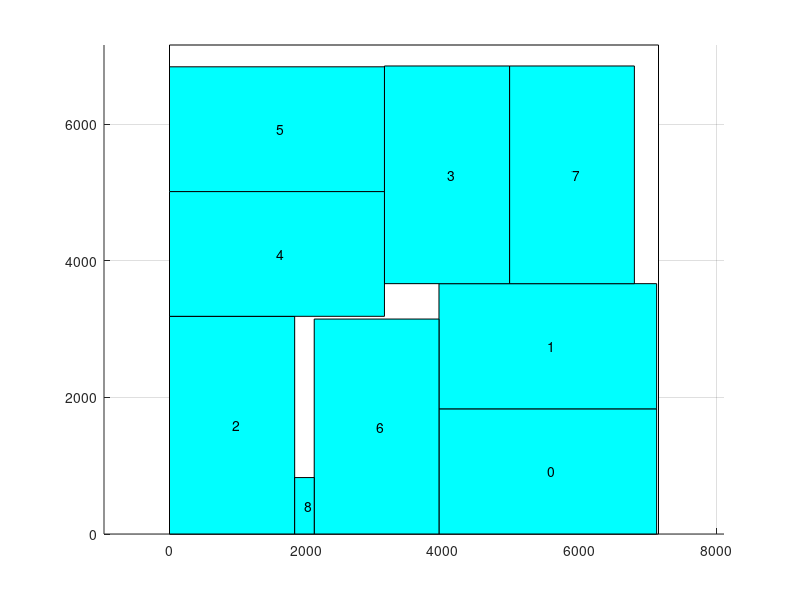

Source code (MATLAB):
axis equal;
hold on;
grid on;
cap_x=[ 0 0 7157 7157 0 ];
cap_y=[ 0 7157 7157 0 0 ];
fill(cap_x,cap_y,'w');
block_x=[ 3944 7130 7130 3944 3944 ];
block_y=[ 0 0 1832 1832 0 ];
fill(block_x,block_y,'c');
text(5537,916,'0');
block_x=[ 3944 7130 7130 3944 3944 ];
block_y=[ 1832 1832 3664 3664 1832 ];
fill(block_x,block_y,'c');
text(5537,2748,'1');
block_x=[ 0 1832 1832 0 0 ];
block_y=[ 0 0 3186 3186 0 ];
fill(block_x,block_y,'c');
text(916,1593,'2');
block_x=[ 3146 4978 4978 3146 3146 ];
block_y=[ 3664 3664 6850 6850 3664 ];
fill(block_x,block_y,'c');
text(4062,5257,'3');
block_x=[ 0 3146 3146 0 0 ];
block_y=[ 3186 3186 5012 5012 3186 ];
fill(block_x,block_y,'c');
text(1573,4099,'4');
block_x=[ 0 3146 3146 0 0 ];
block_y=[ 5012 5012 6838 6838 5012 ];
fill(block_x,block_y,'c');
text(1573,5925,'5');
block_x=[ 2118 3944 3944 2118 2118 ];
block_y=[ 0 0 3146 3146 0 ];
fill(block_x,block_y,'c');
text(3031,1573,'6');
block_x=[ 4978 6804 6804 4978 4978 ];
block_y=[ 3664 3664 6850 6850 3664 ];
fill(block_x,block_y,'c');
text(5891,5257,'7');
block_x=[ 1832 2118 2118 1832 1832 ];
block_y=[ 0 0 826 826 0 ];
fill(block_x,block_y,'c');
text(1975,413,'8');
